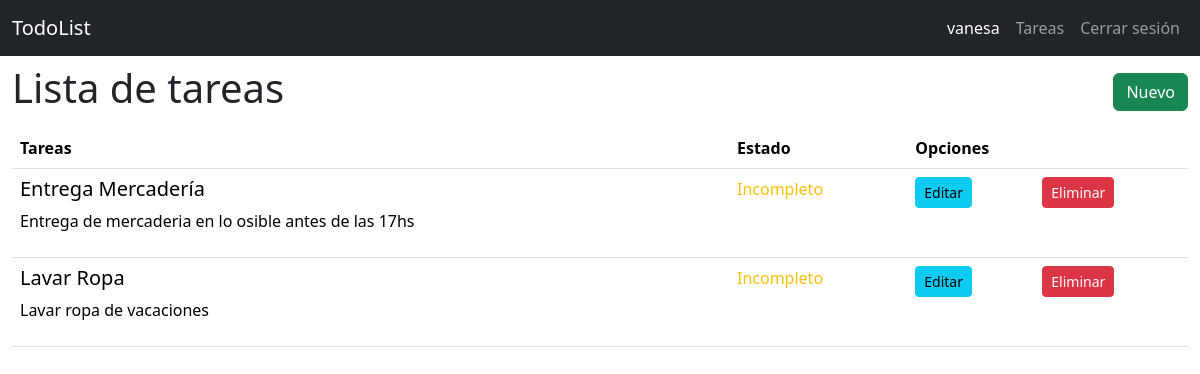
The app's page /todo/list/ (signed in) with its own data.
### todor/models.py (models this page shows, shortened)
class User(db.Model):
    id = db.Column(db.Integer, primary_key=True)
    username = db.Column(db.String(20), unique= True, nullable=False)
    password = db.Column(db.Text, nullable=False)

class Todo(db.Model):
    id = db.Column(db.Integer, primary_key=True)
    created_by = db.Column(db.Integer, db.ForeignKey('user.id'), nullable=False)# Se crea relacion con el usuario
    title = db.Column(db.String(100), nullable=False)
    desc = db.Column(db.Text)
    state= db.Column(db.Boolean, default=False)

### todor/todo.py (the view)
@bp.route('list/')
@login_required
def index():
    todos=Todo.query.all()
    return render_template('todo/index.html', todos=todos)

### todor/auth.py (called while the page is built)
@bp.before_app_request #Ejecuta la función en cada petición
def load_logged_in_used():
    user_id=session.get('user_id') #Obtiene el id del usuario que tiene la sesion
    if user_id is None:
        g.user=None
    else:
        g.user=User.query.get_or_404(user_id)

def login_required(view):
    @functools.wraps(view)
    def wraps_view(** kwargs):
         if g.user is None:
              return redirect(url_for('auth.login'))
         return view(**kwargs)
    return wraps_view

### todor/templates/todo/index.html
{% extends 'base.html'%}
{% block content %}
<section class="container-fluid">
    <nav class="navbar">
        <h1>{% block title%} Lista de tareas {% endblock %}</h1>
        <a href="{{ url_for('todo.create')}}" class="btn btn-success"> Nuevo </a>
    </nav>
    <table class="table">
        <thead>
            <tr>
                <th class="col">Tareas</th>
                <th class="col">Estado</th>
                <th class="col" colspan="2">Opciones</th>
            </tr>
        </thead>
        <tbody>
            {% for todo in todos | reverse %}
            {% if g.user.id == todo.created_by %}
            <tr>
                <td>
                    <h5> {{todo.title}}</h5>
                    <p>{{todo.desc}}</p>
                </td>
                <td>
                     {% if todo.state== false %}
                     <span class="text-warning"> Incompleto </span>
                     {% else %}
                     <span class="text-success"> Completado </span>
                     {% endif %}
                </td>
                <td>
                    <a href="{{ url_for('todo.update', id=todo.id)}}" class="btn btn-info btn-sm"> Editar</a>
                </td>
                <td>
                    <a href="{{ url_for('todo.delete', id=todo.id)}}" class="btn btn-danger btn-sm"> Eliminar</a>
                </td>
            </tr>
            {% endif %}
            {% endfor %}
        </tbody>
    </table>
</section>
{% endblock %}

### todor/templates/base.html (shortened to what this page needs)
<!DOCTYPE html>
<html lang="en">
<head>
    <link href="https://cdn.jsdelivr.net/npm/bootstrap@5.3.2/dist/css/bootstrap.min.css" rel="stylesheet"
>
</head>
<body>
    <nav class="navbar navbar-expand-sm navbar-dark bg-dark"  data-bs-theme="dark">
        <div class="container-fluid">
          <a class="navbar-brand" href="{{ url_for('index')}}"> TodoList</a>
          <div class="collapse navbar-collapse justify-content-end" id="navbarNav">
            <ul class="navbar-nav">
              {% if g.user %}
                <li class="nav-item">
                  <span  class=" nav-link active" > {{g.user.username}}</span>
                </li>
                <li class="nav-item">
                  <a class="nav-link" href="{{ url_for('todo.index')}}">Tareas</a>
                </li>
                <li class="nav-item">
                  <a class="nav-link" href="{{url_for('auth.logout')}}">Cerrar sesión</a>
                </li>
              {% endif %}
            </ul>
          </div>
        </div>
    </nav>
    {% block content %}
    {% endblock %}
</body>
</html>

### records on screen
User: user.username "vanesa"
Todo: title "Entrega Mercadería", desc "Entrega de mercaderia en lo osible antes de las 17hs", state "Incompleto"
Todo: title "Lavar Ropa", desc "Lavar ropa de vacaciones", state "Incompleto"
